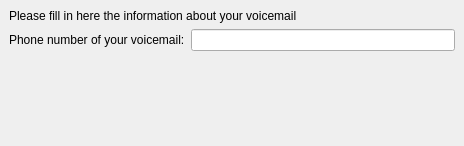
<ui version="4.0" >
 <class>VoicemailSettings</class>
 <widget class="QWidget" name="VoicemailSettings" >
  <property name="geometry" >
   <rect>
    <x>0</x>
    <y>0</y>
    <width>464</width>
    <height>146</height>
   </rect>
  </property>
  <property name="windowTitle" >
   <string>Form</string>
  </property>
  <layout class="QGridLayout" >
   <property name="margin" >
    <number>9</number>
   </property>
   <property name="spacing" >
    <number>6</number>
   </property>
   <item row="1" column="0" >
    <widget class="QLabel" name="label_3" >
     <property name="text" >
      <string>Phone number of your voicemail:</string>
     </property>
    </widget>
   </item>
   <item row="1" column="1" >
    <widget class="QLineEdit" name="voicemailNumber" />
   </item>
   <item row="0" column="0" colspan="2" >
    <widget class="QLabel" name="label_2" >
     <property name="text" >
      <string>Please fill in here the information about your voicemail</string>
     </property>
    </widget>
   </item>
   <item row="2" column="0" colspan="2" >
    <spacer>
     <property name="orientation" >
      <enum>Qt::Vertical</enum>
     </property>
     <property name="sizeHint" >
      <size>
       <width>446</width>
       <height>161</height>
      </size>
     </property>
    </spacer>
   </item>
  </layout>
 </widget>
 <resources/>
 <connections/>
</ui>
